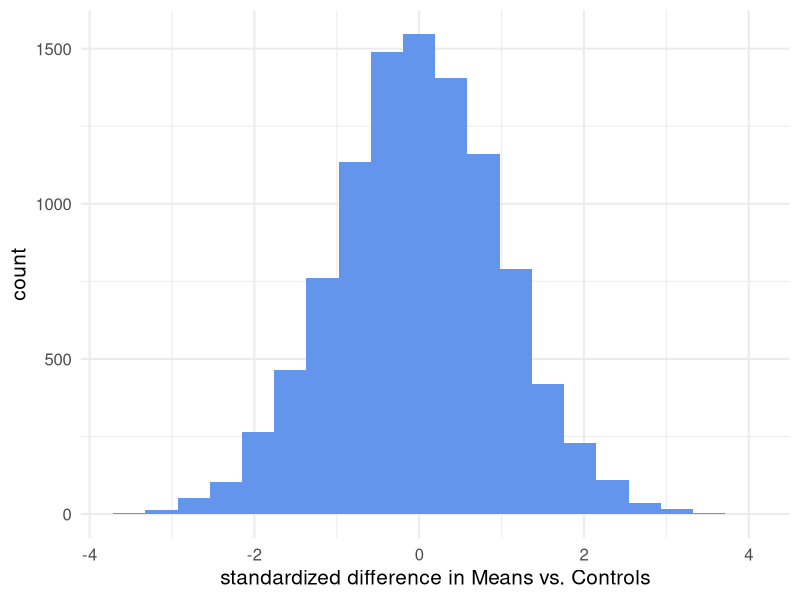
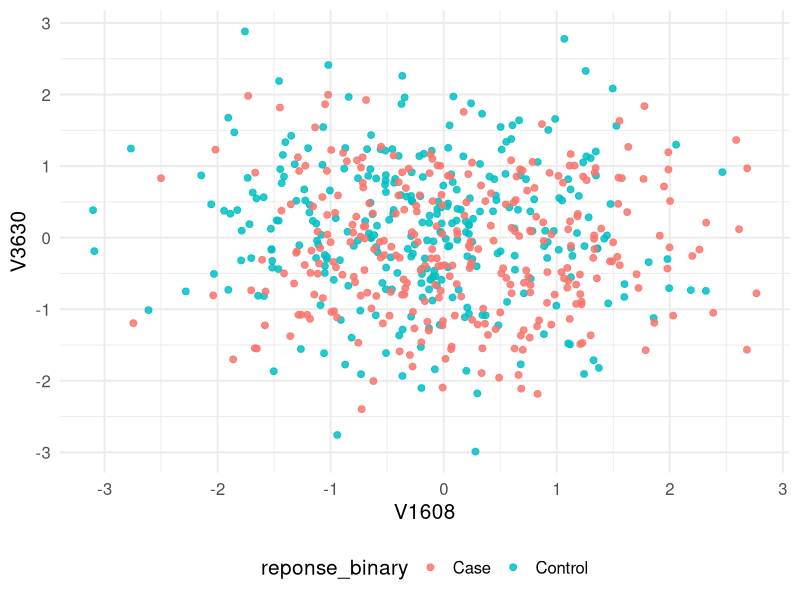
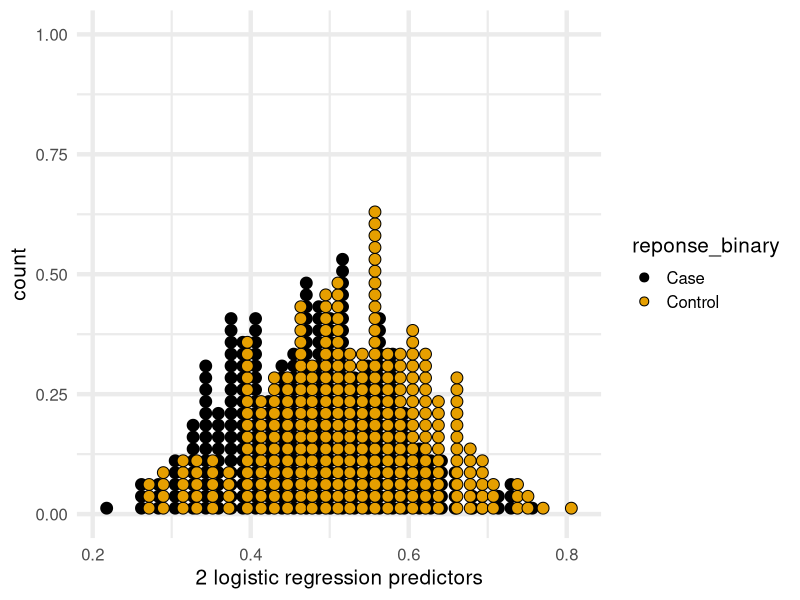

Here is the R script that generated these plots, in order: (Note: this script raises an error after producing the figures.)
## ---- chunk 1
library(tidyverse)
library(ggthemes)
library(knitr)
theme_set(theme_minimal(base_size = 15, base_line_size = 1.5))

set.seed(42)
n_ind <- 300  # How many individuals in each class
n_features <- 10^4 # How many spurious features ( aka predictors)

fake_features <- rnorm(n = 2*n_ind*n_features) # 2*n_ind in total * n_features
fake_df <- as_tibble(matrix(data = fake_features, ncol = n_features))
dim(fake_df)
rm(fake_features) # not needed --> cleanup

reponse_binary <- as.factor(c(rep("Control", n_ind), rep("Case", n_ind)))
reponse_score <- rnorm(n = 2*n_ind, mean = 10, sd = 2)
length(reponse_score)
pseudo_df  <- tibble(reponse_binary, fake_df)

pseudo_df %>% select(1:6) %>% head() %>% kable("pandoc", digits = 2)

## ---- chunk 2
df_longer <- pivot_longer(data = pseudo_df,
                          cols =2:(n_features+1),names_to = "Feature")
dim(df_longer)
names(df_longer) <-c("response", "Feature", "log10_gene_expr")
head(df_longer) %>% knitr::kable(digits = 2)
## ---- chunk 3
stats_byFeature_by_treatment <-df_longer %>%
  group_by(Feature,response) %>%
  summarize(n_obs = n(),   # just a check sample size
            mean = mean(log10_gene_expr),
            var = var(log10_gene_expr))

head(stats_byFeature_by_treatment) %>% knitr::kable(digits = 2)
## ---- chunk 4
summary_features <-pivot_wider(data = stats_byFeature_by_treatment, 
            names_from = response, 
            values_from = c("n_obs","mean", "var"))

head(summary_features) %>% knitr::kable(digits = 2)

## ---- chunk 5
summary_features  <- summary_features %>%
  mutate(mean_diff = mean_Case - mean_Control) %>%
  mutate(se_diff = sqrt( (var_Case/n_obs_Case) +(var_Control/n_obs_Control)) ) %>%
  mutate(t_welch = mean_diff / se_diff) %>%
  arrange(-abs(t_welch)) %>%
  {.}

knitr::kable(summary_features[1:10, c(1,8,10)], col.names = c("gene", "Obs_diff", "t_obs"))

## ---- chunk 6
ggplot(data = summary_features, aes(x=t_welch))+ 
  geom_histogram(bins = 20, fill="cornflowerblue")+  # <--my kind of blue :)
  xlab("standardized difference in Means vs. Controls")+
  theme_minimal(base_size = 15)+
  NULL


## ---- chunk 7
pseudo_df <- pseudo_df %>%
  mutate(logistic01 = ifelse(reponse_binary == "Case", 0, 1))
 
table(pseudo_df$logistic01)

ggplot(pseudo_df, aes(x=V1608, y = V3630, color = reponse_binary)) +
  geom_point(size=2, alpha=0.85)+
  theme_minimal(base_size = 15)+
  theme(legend.position = "bottom")+
  NULL

## ---- chunk 8


m1 <- glm(data = pseudo_df, formula = logistic01 ~ V1608 + V3630 ,  family = "binomial" )
m0 <- glm(data = pseudo_df, formula = logistic01 ~ 1,  family = "binomial" )
(1 - m1$deviance/m0$deviance)

pseudo_df$magic <-m1$fitted.values
ggplot(data = pseudo_df, aes(x=magic, fill = reponse_binary)) + 
  geom_dotplot(binwidth = 0.0150)+ 
  scale_fill_colorblind()+
  xlab("2 logistic regression predictors") +
  NULL


## ---- chunk 9
library(tidyverse)
getwd()
tcgadf <- read_rds("../datasets/TCGA_cancer_classification/miniTCGA.3349x4006.rds") 

dim(tcgadf) # check this should be 3349 4007
names(tcgadf)[1:30]

tcgadf %>%
  group_by(response) %>%
  summarise(observations=n()) %>%
  knitr::kable()


tcgadf <- tcgadf %>%
  mutate(sampletype=response, 
         response=ifelse(test= response=="Tumor", yes = 1, no = 0 ))

tcgadf %>%
  group_by(response) %>%
  summarise(observations=n()) %>%
  knitr::kable()


